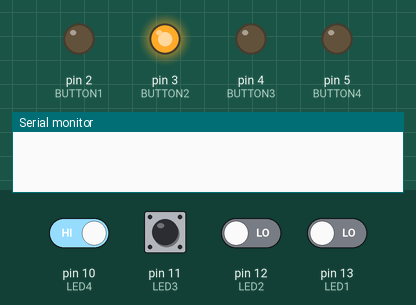
This sketch was run on a simulated Arduino Uno, built with avr-gcc and run on an emulated ATmega328P. On the bench: output pins drawn as LEDs (lit = HIGH), the last lines printed to the serial monitor. Dashed ring = blinking. The test bench sets the inputs (shaded band); at power-on: pin 10 (LED4), pin 11 (LED3) HIGH, pin 12 (LED2), pin 13 (LED1) LOW. Random numbers use the default seed unless the sketch sets one.

Above: at 4.3 s.
4.4 s: pin 12 (LED2) driven HIGH
At 6.93 s:
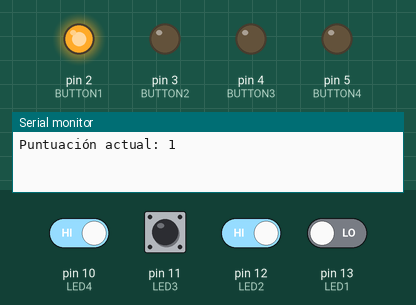
10.4 s: pin 13 (LED1) driven HIGH
At 11.5 s:
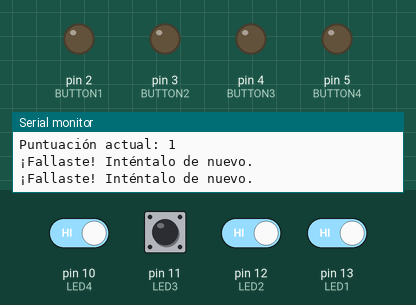
12.4 s: pin 13 (LED1) driven LOW
At 13.0 s:
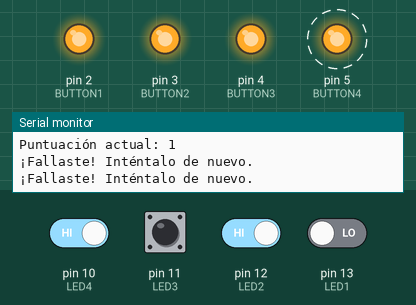
15.9 s: pin 10 (LED4) driven LOW
Timing chart, 0 to 20.4 s (numbered marks = the images above; inputs shaded):
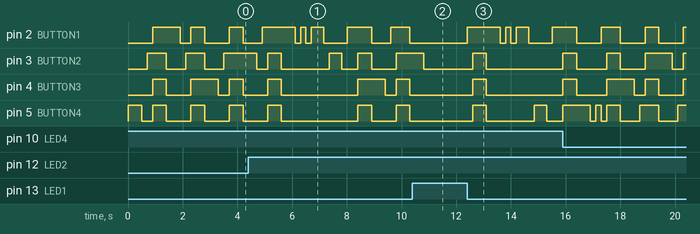

Measured:
- after the input at 12.4 s, pin 2 (BUTTON1): goes HIGH 1.2 s, LOW 0.20 s, HIGH 0.20 s, LOW 0.20 s, HIGH 0.45 s, LOW 0.85 s, then HIGH, starting at once; pin 3 (BUTTON2), pin 4 (BUTTON3): LOW → HIGH after 0.20 s, → LOW 0.50 s later; pin 5 (BUTTON4): alternates HIGH for 0.48 s and LOW for 1.8 s, starting after 0.20 s

The sketch:

simondef2.ino
```cpp
#define LED1 13
#define LED2 12
#define LED3 11
#define LED4 10
#define BUTTON1 2
#define BUTTON2 3
#define BUTTON3 4
#define BUTTON4 5

int InitialLevel = 1;
int Speed = 500;
const int MaxLevel = 10;
int Seccuence[MaxLevel];
int UserSeccuence[MaxLevel];
int Score = 0;

void configuracionInicial() {
  pinMode(LED1, INPUT);
  pinMode(LED2, INPUT);
  pinMode(LED3, INPUT);
  pinMode(LED4, INPUT);
  pinMode(BUTTON1, OUTPUT);
  pinMode(BUTTON2, OUTPUT);
  pinMode(BUTTON3, OUTPUT);
  pinMode(BUTTON4, OUTPUT);
  digitalWrite(BUTTON1, LOW);
  digitalWrite(BUTTON2, LOW);
  digitalWrite(BUTTON3, LOW);
  digitalWrite(BUTTON4, LOW);
}

void loop() {
  if (InitialLevel == 1) {
    generarSecuencia();
    mostrarSecuencia();
    leerSecuencia();
  }
  if (InitialLevel != 1) {
    mostrarPuntuacion();
    mostrarSecuencia();
    leerSecuencia();
  }
}

void mostrarPuntuacion() {
  Serial.begin(9600);
  Serial.print("Puntuación actual: ");
  Serial.println(Score);
}

void mostrarSecuencia() {
  digitalWrite(BUTTON1, LOW);
  digitalWrite(BUTTON2, LOW);
  digitalWrite(BUTTON3, LOW);
  digitalWrite(BUTTON4, LOW);
  for (int i = 0; i < InitialLevel; i++) {
    int ledPin = Seccuence[i];
    digitalWrite(ledPin, HIGH);
    delay(Speed);
    digitalWrite(ledPin, LOW);
    delay(200);
  }
}

void leerSecuencia() {
  int Flag = 0;
  for (int i = 0; i < InitialLevel; i++) {
    Flag = 0;
    while (Flag == 0) {
      if (digitalRead(LED4) == LOW) {
        digitalWrite(BUTTON4, HIGH);
        UserSeccuence[i] = BUTTON4;
        Flag = 1;
        delay(200);
        if (UserSeccuence[i] != Seccuence[i]) {
          procesarError();
          return;
        }
        digitalWrite(BUTTON4, LOW);
      }
      if (digitalRead(LED3) == LOW) {
        digitalWrite(BUTTON3, HIGH);
        UserSeccuence[i] = BUTTON3;
        Flag = 1;
        delay(200);
        if (UserSeccuence[i] != Seccuence[i]) {
          procesarError();
          return;
        }
        digitalWrite(BUTTON3, LOW);
      }
      if (digitalRead(LED2) == LOW) {
        digitalWrite(BUTTON2, HIGH);
        UserSeccuence[i] = BUTTON2;
        Flag = 1;
        delay(200);
        if (UserSeccuence[i] != Seccuence[i]) {
          procesarError();
          return;
        }
        digitalWrite(BUTTON2, LOW);
      }
      if (digitalRead(LED1) == LOW) {
        digitalWrite(BUTTON1, HIGH);
        UserSeccuence[i] = BUTTON1;
        Flag = 1;
        delay(200);
        if (UserSeccuence[i] != Seccuence[i]) {
          procesarError();
          return;
        }
        digitalWrite(BUTTON1, LOW);
      }
    }
  }
  procesarCorrecto();
}

void generarSecuencia() {
  randomSeed(millis());
  for (int i = 0; i < MaxLevel; i++) {
    Seccuence[i] = random(BUTTON1, BUTTON4 + 1);
  }
}

void procesarError() {
  digitalWrite(BUTTON1, HIGH);
  digitalWrite(BUTTON2, HIGH);
  digitalWrite(BUTTON3, HIGH);
  digitalWrite(BUTTON4, HIGH);
  delay(250);
  digitalWrite(LED1, LOW);
  digitalWrite(LED2, LOW);
  digitalWrite(LED3, LOW);
  digitalWrite(LED4, LOW);
  delay(250);
  reiniciar();
  Serial.println("¡Fallaste! Inténtalo de nuevo.");
}

void procesarCorrecto() {
  InitialLevel++;
  Speed -= 50;
  Score++;
  delay(200);

  if (InitialLevel >= MaxLevel) {
    reiniciar();
    Serial.println("¡Felicidades! Has completado el juego.");
  }
}

void reiniciar() {
  InitialLevel = 1;
  Speed = 500;
  Score = 0;
}

void setup() {
  configuracionInicial();
}
```
